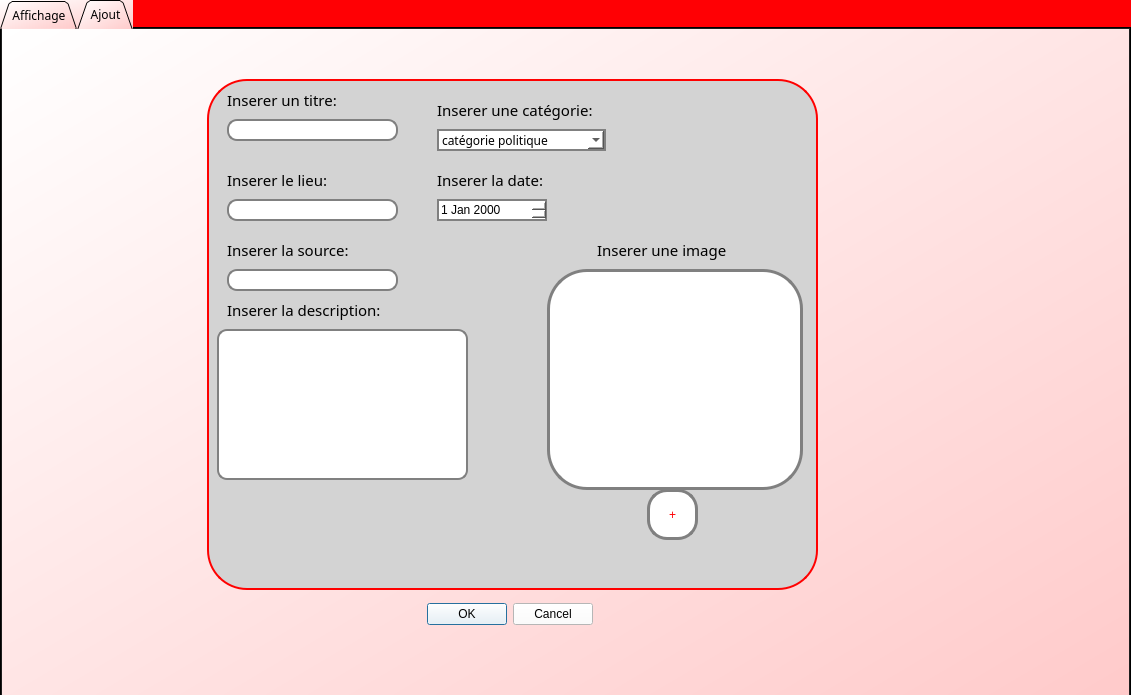
<?xml version="1.0" encoding="UTF-8"?>
<ui version="4.0">
 <class>InterfaceNews</class>
 <widget class="QDialog" name="InterfaceNews">
  <property name="geometry">
   <rect>
    <x>0</x>
    <y>0</y>
    <width>1131</width>
    <height>695</height>
   </rect>
  </property>
  <property name="windowTitle">
   <string>Dialog</string>
  </property>
  <property name="styleSheet">
   <string notr="true">background-color: rgb(255, 0, 4);</string>
  </property>
  <widget class="QTabWidget" name="tabWidget">
   <property name="geometry">
    <rect>
     <x>0</x>
     <y>0</y>
     <width>1131</width>
     <height>701</height>
    </rect>
   </property>
   <property name="font">
    <font>
     <family>Arial Rounded MT Bold</family>
    </font>
   </property>
   <property name="styleSheet">
    <string notr="true">background-color: qlineargradient(spread:pad, x1:0, y1:0, x2:1, y2:1, stop:0 rgba(255, 255, 255, 255), stop:1 rgba(255, 202, 202, 255));
</string>
   </property>
   <property name="tabPosition">
    <enum>QTabWidget::North</enum>
   </property>
   <property name="tabShape">
    <enum>QTabWidget::Triangular</enum>
   </property>
   <property name="currentIndex">
    <number>1</number>
   </property>
   <property name="tabsClosable">
    <bool>false</bool>
   </property>
   <property name="movable">
    <bool>false</bool>
   </property>
   <property name="tabBarAutoHide">
    <bool>false</bool>
   </property>
   <widget class="QWidget" name="tab">
    <attribute name="icon">
     <iconset resource="images.qrc">
      <normaloff>:/ressources/icons8-visible-48.png</normaloff>:/ressources/icons8-visible-48.png</iconset>
    </attribute>
    <attribute name="title">
     <string>Affichage</string>
    </attribute>
    <widget class="QStackedWidget" name="stackedWidget">
     <property name="enabled">
      <bool>true</bool>
     </property>
     <property name="geometry">
      <rect>
       <x>60</x>
       <y>110</y>
       <width>821</width>
       <height>461</height>
      </rect>
     </property>
     <property name="cursor">
      <cursorShape>ArrowCursor</cursorShape>
     </property>
     <property name="mouseTracking">
      <bool>true</bool>
     </property>
     <property name="focusPolicy">
      <enum>Qt::NoFocus</enum>
     </property>
     <property name="styleSheet">
      <string notr="true">border-radius: 20px;
background-color: rgb(211, 211, 211);

border: 1px solid red;
</string>
     </property>
     <property name="frameShape">
      <enum>QFrame::Box</enum>
     </property>
     <property name="currentIndex">
      <number>0</number>
     </property>
     <widget class="QWidget" name="page">
      <widget class="QTextEdit" name="textEdit_2">
       <property name="geometry">
        <rect>
         <x>10</x>
         <y>50</y>
         <width>291</width>
         <height>401</height>
        </rect>
       </property>
       <property name="styleSheet">
        <string notr="true">background-color: rgb(255, 255, 255);
border-radius: 10px;
border: 2px solid gray;</string>
       </property>
      </widget>
      <widget class="QTextBrowser" name="textBrowser_2">
       <property name="geometry">
        <rect>
         <x>310</x>
         <y>40</y>
         <width>151</width>
         <height>31</height>
        </rect>
       </property>
       <property name="styleSheet">
        <string notr="true">background-color: rgb(255, 255, 255);
border-radius: 10px;
border: 2px solid gray;</string>
       </property>
      </widget>
      <widget class="QLabel" name="label_6">
       <property name="geometry">
        <rect>
         <x>310</x>
         <y>15</y>
         <width>161</width>
         <height>21</height>
        </rect>
       </property>
       <property name="font">
        <font>
         <family>Arial Rounded MT Bold</family>
        </font>
       </property>
       <property name="styleSheet">
        <string notr="true">
border:0px solid red;
</string>
       </property>
       <property name="text">
        <string>Saisir le titre a chercher</string>
       </property>
      </widget>
      <widget class="QPushButton" name="pushButton_5">
       <property name="geometry">
        <rect>
         <x>320</x>
         <y>80</y>
         <width>51</width>
         <height>28</height>
        </rect>
       </property>
       <property name="font">
        <font>
         <family>Arial Rounded MT Bold</family>
        </font>
       </property>
       <property name="styleSheet">
        <string notr="true">background-color: rgb(255, 255, 255);
</string>
       </property>
       <property name="text">
        <string>Saisir</string>
       </property>
      </widget>
      <widget class="QGraphicsView" name="graphicsView_2">
       <property name="geometry">
        <rect>
         <x>440</x>
         <y>80</y>
         <width>256</width>
         <height>192</height>
        </rect>
       </property>
       <property name="styleSheet">
        <string notr="true">background-color: rgb(255, 255, 255);
border-radius: 10px;
border: 2px solid gray;</string>
       </property>
      </widget>
      <widget class="QTextEdit" name="textEdit_3">
       <property name="geometry">
        <rect>
         <x>440</x>
         <y>280</y>
         <width>251</width>
         <height>31</height>
        </rect>
       </property>
       <property name="styleSheet">
        <string notr="true">border-radius: 10px;
border: 2px solid gray;
background-color: rgb(255, 255, 255);</string>
       </property>
       <property name="readOnly">
        <bool>true</bool>
       </property>
      </widget>
      <widget class="QTextEdit" name="textEdit_4">
       <property name="geometry">
        <rect>
         <x>440</x>
         <y>320</y>
         <width>251</width>
         <height>31</height>
        </rect>
       </property>
       <property name="styleSheet">
        <string notr="true">background-color: rgb(255, 255, 255);
border-radius: 10px;
border: 2px solid gray;</string>
       </property>
       <property name="readOnly">
        <bool>true</bool>
       </property>
      </widget>
      <widget class="QTextEdit" name="textEdit_5">
       <property name="geometry">
        <rect>
         <x>440</x>
         <y>360</y>
         <width>251</width>
         <height>91</height>
        </rect>
       </property>
       <property name="styleSheet">
        <string notr="true">background-color: rgb(255, 255, 255);
border-radius: 10px;
border: 2px solid gray;</string>
       </property>
       <property name="readOnly">
        <bool>true</bool>
       </property>
      </widget>
      <widget class="QTextEdit" name="textEdit_6">
       <property name="geometry">
        <rect>
         <x>700</x>
         <y>280</y>
         <width>101</width>
         <height>31</height>
        </rect>
       </property>
       <property name="styleSheet">
        <string notr="true">background-color: rgb(255, 255, 255);
border-radius: 10px;
border: 2px solid gray;</string>
       </property>
       <property name="readOnly">
        <bool>true</bool>
       </property>
      </widget>
      <widget class="QTextBrowser" name="textBrowser">
       <property name="geometry">
        <rect>
         <x>600</x>
         <y>30</y>
         <width>221</width>
         <height>31</height>
        </rect>
       </property>
       <property name="font">
        <font>
         <family>Arial Rounded MT Bold</family>
        </font>
       </property>
       <property name="styleSheet">
        <string notr="true">background-color: rgb(255, 255, 255);
border: 2px solid gray;</string>
       </property>
       <property name="html">
        <string>&lt;!DOCTYPE HTML PUBLIC &quot;-//W3C//DTD HTML 4.0//EN&quot; &quot;http://www.w3.org/TR/REC-html40/strict.dtd&quot;&gt;
&lt;html&gt;&lt;head&gt;&lt;meta name=&quot;qrichtext&quot; content=&quot;1&quot; /&gt;&lt;style type=&quot;text/css&quot;&gt;
p, li { white-space: pre-wrap; }
&lt;/style&gt;&lt;/head&gt;&lt;body style=&quot; font-family:'Arial Rounded MT Bold'; font-size:7.8pt; font-weight:400; font-style:normal;&quot;&gt;
&lt;p style=&quot; margin-top:0px; margin-bottom:0px; margin-left:0px; margin-right:0px; -qt-block-indent:0; text-indent:0px;&quot;&gt;&lt;span style=&quot; font-family:'MS Shell Dlg 2'; font-size:10pt; font-weight:600;&quot;&gt;barre de recherche&lt;/span&gt;&lt;/p&gt;
&lt;p style=&quot;-qt-paragraph-type:empty; margin-top:0px; margin-bottom:0px; margin-left:0px; margin-right:0px; -qt-block-indent:0; text-indent:0px; font-family:'MS Shell Dlg 2'; font-size:10pt; font-weight:600;&quot;&gt;&lt;br /&gt;&lt;/p&gt;&lt;/body&gt;&lt;/html&gt;</string>
       </property>
      </widget>
      <widget class="QPushButton" name="pushButton_2">
       <property name="geometry">
        <rect>
         <x>790</x>
         <y>30</y>
         <width>31</width>
         <height>31</height>
        </rect>
       </property>
       <property name="font">
        <font>
         <family>Arial Rounded MT Bold</family>
        </font>
       </property>
       <property name="styleSheet">
        <string notr="true">border-radius: 10px;

border: 2px solid gray;
image: url(:/ressources/icons8-chercher-100.png);
background-color: rgb(0, 255, 255);</string>
       </property>
       <property name="text">
        <string/>
       </property>
      </widget>
      <widget class="QComboBox" name="comboBox">
       <property name="geometry">
        <rect>
         <x>10</x>
         <y>20</y>
         <width>191</width>
         <height>31</height>
        </rect>
       </property>
       <property name="font">
        <font>
         <family>Arial Rounded MT Bold</family>
         <pointsize>11</pointsize>
         <weight>50</weight>
         <italic>false</italic>
         <bold>false</bold>
        </font>
       </property>
       <property name="styleSheet">
        <string notr="true">font: 11pt &quot;Arial Rounded MT Bold&quot;;
background-color: rgb(255, 255, 255);

border: 2px solid gray;</string>
       </property>
       <item>
        <property name="text">
         <string>catégorie politique</string>
        </property>
       </item>
       <item>
        <property name="text">
         <string>catégorie sport</string>
        </property>
       </item>
       <item>
        <property name="text">
         <string>catégorie metéo</string>
        </property>
       </item>
       <item>
        <property name="text">
         <string>catégorie espace</string>
        </property>
       </item>
       <item>
        <property name="text">
         <string>catégorie filmatographie</string>
        </property>
       </item>
       <item>
        <property name="text">
         <string>catégorie technologique</string>
        </property>
       </item>
       <item>
        <property name="text">
         <string>catégorie santé</string>
        </property>
       </item>
       <item>
        <property name="text">
         <string>catégorie divers</string>
        </property>
       </item>
      </widget>
     </widget>
     <widget class="QWidget" name="page_2">
      <widget class="QFrame" name="frame_4">
       <property name="geometry">
        <rect>
         <x>210</x>
         <y>30</y>
         <width>401</width>
         <height>341</height>
        </rect>
       </property>
       <property name="styleSheet">
        <string notr="true">background-color: rgb(255, 255, 255);
font: 30pt &quot;Impact&quot;;
color: rgb(255, 0, 4);


border: 3px solid gray;
border-radius: 40px;
background: white;</string>
       </property>
       <property name="frameShape">
        <enum>QFrame::StyledPanel</enum>
       </property>
       <property name="frameShadow">
        <enum>QFrame::Raised</enum>
       </property>
      </widget>
      <widget class="QFrame" name="frame_5">
       <property name="geometry">
        <rect>
         <x>360</x>
         <y>379</y>
         <width>111</width>
         <height>71</height>
        </rect>
       </property>
       <property name="styleSheet">
        <string notr="true">image: url(:/ressources/icons8-statistiques-100.png);

border:0px solid red;
</string>
       </property>
       <property name="frameShape">
        <enum>QFrame::StyledPanel</enum>
       </property>
       <property name="frameShadow">
        <enum>QFrame::Raised</enum>
       </property>
      </widget>
      <widget class="QLabel" name="label_7">
       <property name="geometry">
        <rect>
         <x>30</x>
         <y>20</y>
         <width>161</width>
         <height>21</height>
        </rect>
       </property>
       <property name="font">
        <font>
         <family>Arial Rounded MT Bold</family>
         <pointsize>11</pointsize>
         <weight>50</weight>
         <italic>false</italic>
         <bold>false</bold>
        </font>
       </property>
       <property name="styleSheet">
        <string notr="true">font: 11pt &quot;Arial Rounded MT Bold&quot;;
border:0px solid red;
</string>
       </property>
       <property name="text">
        <string>Graphe</string>
       </property>
      </widget>
     </widget>
     <widget class="QWidget" name="page_3">
      <widget class="QTextEdit" name="textEdit_7">
       <property name="geometry">
        <rect>
         <x>50</x>
         <y>20</y>
         <width>741</width>
         <height>231</height>
        </rect>
       </property>
       <property name="styleSheet">
        <string notr="true">background-color: rgb(255, 255, 255);
border-radius: 10px;
border: 2px solid gray;</string>
       </property>
      </widget>
      <widget class="QLabel" name="label_8">
       <property name="geometry">
        <rect>
         <x>210</x>
         <y>270</y>
         <width>481</width>
         <height>21</height>
        </rect>
       </property>
       <property name="font">
        <font>
         <family>Arial Rounded MT Bold</family>
         <pointsize>13</pointsize>
         <weight>50</weight>
         <italic>false</italic>
         <bold>false</bold>
        </font>
       </property>
       <property name="styleSheet">
        <string notr="true">font: 13pt &quot;Arial Rounded MT Bold&quot;;
border:0px solid red;
</string>
       </property>
       <property name="text">
        <string>Historique de creation et modification</string>
       </property>
      </widget>
     </widget>
    </widget>
    <widget class="QFrame" name="frame_2">
     <property name="geometry">
      <rect>
       <x>880</x>
       <y>110</y>
       <width>161</width>
       <height>171</height>
      </rect>
     </property>
     <property name="styleSheet">
      <string notr="true">background-color: rgb(211, 211, 211);</string>
     </property>
     <property name="frameShape">
      <enum>QFrame::StyledPanel</enum>
     </property>
     <property name="frameShadow">
      <enum>QFrame::Sunken</enum>
     </property>
     <widget class="QPushButton" name="pushButton_3">
      <property name="geometry">
       <rect>
        <x>10</x>
        <y>20</y>
        <width>131</width>
        <height>51</height>
       </rect>
      </property>
      <property name="font">
       <font>
        <family>Arial Rounded MT Bold</family>
       </font>
      </property>
      <property name="text">
       <string>Modifier</string>
      </property>
      <property name="icon">
       <iconset resource="images.qrc">
        <normaloff>:/ressources/icons8-modifier-100.png</normaloff>:/ressources/icons8-modifier-100.png</iconset>
      </property>
     </widget>
     <widget class="QPushButton" name="pushButton_4">
      <property name="geometry">
       <rect>
        <x>10</x>
        <y>107</y>
        <width>131</width>
        <height>51</height>
       </rect>
      </property>
      <property name="font">
       <font>
        <family>Arial Rounded MT Bold</family>
       </font>
      </property>
      <property name="text">
       <string>Supprimer</string>
      </property>
      <property name="icon">
       <iconset resource="images.qrc">
        <normaloff>:/ressources/icons8-supprimer-pour-toujours-100.png</normaloff>:/ressources/icons8-supprimer-pour-toujours-100.png</iconset>
      </property>
     </widget>
    </widget>
    <widget class="QFrame" name="frame_3">
     <property name="geometry">
      <rect>
       <x>930</x>
       <y>390</y>
       <width>121</width>
       <height>121</height>
      </rect>
     </property>
     <property name="styleSheet">
      <string notr="true">image: url(:/LOGOS/large (3).png);
border-radius: 55px;
border: 2px solid gray;</string>
     </property>
     <property name="frameShape">
      <enum>QFrame::StyledPanel</enum>
     </property>
     <property name="frameShadow">
      <enum>QFrame::Raised</enum>
     </property>
    </widget>
   </widget>
   <widget class="QWidget" name="tab_2">
    <attribute name="icon">
     <iconset resource="images.qrc">
      <normaloff>:/ressources/icons8-plus-2-mathématique-48.png</normaloff>:/ressources/icons8-plus-2-mathématique-48.png</iconset>
    </attribute>
    <attribute name="title">
     <string>Ajout</string>
    </attribute>
    <widget class="QFrame" name="frame">
     <property name="geometry">
      <rect>
       <x>205</x>
       <y>50</y>
       <width>611</width>
       <height>511</height>
      </rect>
     </property>
     <property name="focusPolicy">
      <enum>Qt::NoFocus</enum>
     </property>
     <property name="styleSheet">
      <string notr="true">border-radius: 40px;
background-color: rgb(211, 211, 211);

border: 2px solid red;
</string>
     </property>
     <property name="frameShape">
      <enum>QFrame::StyledPanel</enum>
     </property>
     <property name="frameShadow">
      <enum>QFrame::Plain</enum>
     </property>
     <property name="lineWidth">
      <number>8</number>
     </property>
     <property name="midLineWidth">
      <number>6</number>
     </property>
     <widget class="QLabel" name="label">
      <property name="geometry">
       <rect>
        <x>20</x>
        <y>10</y>
        <width>141</width>
        <height>21</height>
       </rect>
      </property>
      <property name="font">
       <font>
        <family>Arial Rounded MT Bold</family>
        <pointsize>11</pointsize>
       </font>
      </property>
      <property name="styleSheet">
       <string notr="true">

border: 0px solid gray;</string>
      </property>
      <property name="text">
       <string>Inserer un titre:</string>
      </property>
      <property name="scaledContents">
       <bool>false</bool>
      </property>
     </widget>
     <widget class="QLineEdit" name="lineEdit">
      <property name="geometry">
       <rect>
        <x>20</x>
        <y>40</y>
        <width>171</width>
        <height>22</height>
       </rect>
      </property>
      <property name="autoFillBackground">
       <bool>false</bool>
      </property>
      <property name="styleSheet">
       <string notr="true">background-color: rgb(255, 255, 255);
border-radius: 10px;
border: 2px solid gray;</string>
      </property>
      <property name="text">
       <string/>
      </property>
     </widget>
     <widget class="QLabel" name="label_2">
      <property name="geometry">
       <rect>
        <x>230</x>
        <y>90</y>
        <width>131</width>
        <height>21</height>
       </rect>
      </property>
      <property name="font">
       <font>
        <family>Arial Rounded MT Bold</family>
        <pointsize>11</pointsize>
       </font>
      </property>
      <property name="styleSheet">
       <string notr="true">

border: 0px solid gray;</string>
      </property>
      <property name="text">
       <string>Inserer la date:</string>
      </property>
      <property name="scaledContents">
       <bool>false</bool>
      </property>
     </widget>
     <widget class="QDateEdit" name="dateEdit">
      <property name="geometry">
       <rect>
        <x>230</x>
        <y>120</y>
        <width>110</width>
        <height>22</height>
       </rect>
      </property>
      <property name="styleSheet">
       <string notr="true">background-color: rgb(255, 255, 255);

border: 2px solid gray;</string>
      </property>
     </widget>
     <widget class="QLabel" name="label_3">
      <property name="geometry">
       <rect>
        <x>20</x>
        <y>90</y>
        <width>131</width>
        <height>21</height>
       </rect>
      </property>
      <property name="font">
       <font>
        <family>Arial Rounded MT Bold</family>
        <pointsize>11</pointsize>
       </font>
      </property>
      <property name="styleSheet">
       <string notr="true">

border: 0px solid gray;</string>
      </property>
      <property name="text">
       <string>Inserer le lieu:</string>
      </property>
      <property name="scaledContents">
       <bool>false</bool>
      </property>
     </widget>
     <widget class="QLineEdit" name="lineEdit_2">
      <property name="geometry">
       <rect>
        <x>20</x>
        <y>120</y>
        <width>171</width>
        <height>22</height>
       </rect>
      </property>
      <property name="styleSheet">
       <string notr="true">background-color: rgb(255, 255, 255);
border-radius: 10px;
border: 2px solid gray;</string>
      </property>
     </widget>
     <widget class="QLabel" name="label_4">
      <property name="geometry">
       <rect>
        <x>20</x>
        <y>160</y>
        <width>161</width>
        <height>21</height>
       </rect>
      </property>
      <property name="font">
       <font>
        <family>Arial Rounded MT Bold</family>
        <pointsize>11</pointsize>
       </font>
      </property>
      <property name="styleSheet">
       <string notr="true">

border: 0px solid gray;</string>
      </property>
      <property name="text">
       <string>Inserer la source:</string>
      </property>
      <property name="scaledContents">
       <bool>false</bool>
      </property>
     </widget>
     <widget class="QLineEdit" name="lineEdit_3">
      <property name="geometry">
       <rect>
        <x>20</x>
        <y>190</y>
        <width>171</width>
        <height>22</height>
       </rect>
      </property>
      <property name="styleSheet">
       <string notr="true">background-color: rgb(255, 255, 255);
border-radius: 10px;
border: 2px solid gray;</string>
      </property>
     </widget>
     <widget class="QLabel" name="label_5">
      <property name="geometry">
       <rect>
        <x>20</x>
        <y>220</y>
        <width>201</width>
        <height>21</height>
       </rect>
      </property>
      <property name="font">
       <font>
        <family>Arial Rounded MT Bold</family>
        <pointsize>11</pointsize>
       </font>
      </property>
      <property name="styleSheet">
       <string notr="true">

border: 0px solid gray;</string>
      </property>
      <property name="text">
       <string>Inserer la description:</string>
      </property>
      <property name="scaledContents">
       <bool>false</bool>
      </property>
     </widget>
     <widget class="QTextEdit" name="textEdit">
      <property name="geometry">
       <rect>
        <x>10</x>
        <y>250</y>
        <width>251</width>
        <height>151</height>
       </rect>
      </property>
      <property name="styleSheet">
       <string notr="true">background-color: rgb(255, 255, 255);
border-radius: 10px;
border: 2px solid gray;</string>
      </property>
     </widget>
     <widget class="QLabel" name="label_11">
      <property name="geometry">
       <rect>
        <x>230</x>
        <y>20</y>
        <width>201</width>
        <height>21</height>
       </rect>
      </property>
      <property name="font">
       <font>
        <family>Arial Rounded MT Bold</family>
        <pointsize>11</pointsize>
       </font>
      </property>
      <property name="styleSheet">
       <string notr="true">

border: 0px solid gray;</string>
      </property>
      <property name="frameShape">
       <enum>QFrame::NoFrame</enum>
      </property>
      <property name="text">
       <string>Inserer une catégorie:</string>
      </property>
     </widget>
     <widget class="QComboBox" name="comboBox_3">
      <property name="geometry">
       <rect>
        <x>230</x>
        <y>50</y>
        <width>169</width>
        <height>22</height>
       </rect>
      </property>
      <property name="font">
       <font>
        <family>Arial Rounded MT Bold</family>
       </font>
      </property>
      <property name="styleSheet">
       <string notr="true">
border: 2px solid gray;
background-color: rgb(255, 255, 255);</string>
      </property>
      <property name="editable">
       <bool>false</bool>
      </property>
      <item>
       <property name="text">
        <string>catégorie politique</string>
       </property>
      </item>
      <item>
       <property name="text">
        <string>catégorie sport</string>
       </property>
      </item>
      <item>
       <property name="text">
        <string>catégorie metéo</string>
       </property>
      </item>
      <item>
       <property name="text">
        <string>catégorie espace</string>
       </property>
      </item>
      <item>
       <property name="text">
        <string>catégorie filmatographie</string>
       </property>
      </item>
      <item>
       <property name="text">
        <string>catégorie technologique</string>
       </property>
      </item>
      <item>
       <property name="text">
        <string>catégorie santé</string>
       </property>
      </item>
      <item>
       <property name="text">
        <string>catégorie divers</string>
       </property>
      </item>
     </widget>
     <widget class="QGraphicsView" name="graphicsView">
      <property name="geometry">
       <rect>
        <x>340</x>
        <y>190</y>
        <width>256</width>
        <height>221</height>
       </rect>
      </property>
      <property name="autoFillBackground">
       <bool>false</bool>
      </property>
      <property name="styleSheet">
       <string notr="true">background-color: rgb(255, 255, 255);

border: 3px solid gray;
border-radius: 40px;
background: white;
</string>
      </property>
      <property name="frameShape">
       <enum>QFrame::StyledPanel</enum>
      </property>
      <property name="frameShadow">
       <enum>QFrame::Sunken</enum>
      </property>
      <property name="lineWidth">
       <number>3</number>
      </property>
      <property name="midLineWidth">
       <number>2</number>
      </property>
     </widget>
     <widget class="QPushButton" name="pushButton">
      <property name="geometry">
       <rect>
        <x>440</x>
        <y>410</y>
        <width>51</width>
        <height>51</height>
       </rect>
      </property>
      <property name="styleSheet">
       <string notr="true">background-color: rgb(255, 255, 255);
font: 30pt &quot;Impact&quot;;
color: rgb(255, 0, 4);


border: 3px solid gray;
border-radius: 20px;
background: white;
</string>
      </property>
      <property name="text">
       <string>+</string>
      </property>
      <property name="checkable">
       <bool>false</bool>
      </property>
      <property name="autoRepeat">
       <bool>false</bool>
      </property>
     </widget>
     <widget class="QLabel" name="label_12">
      <property name="geometry">
       <rect>
        <x>390</x>
        <y>160</y>
        <width>171</width>
        <height>21</height>
       </rect>
      </property>
      <property name="font">
       <font>
        <family>Arial Rounded MT Bold</family>
        <pointsize>11</pointsize>
        <weight>50</weight>
        <italic>false</italic>
        <bold>false</bold>
       </font>
      </property>
      <property name="styleSheet">
       <string notr="true">background-color: rgb(211, 211, 211);


border: 0px solid gray;</string>
      </property>
      <property name="frameShape">
       <enum>QFrame::Panel</enum>
      </property>
      <property name="text">
       <string>Inserer une image</string>
      </property>
     </widget>
    </widget>
    <widget class="QDialogButtonBox" name="buttonBox">
     <property name="geometry">
      <rect>
       <x>390</x>
       <y>560</y>
       <width>201</width>
       <height>51</height>
      </rect>
     </property>
     <property name="acceptDrops">
      <bool>false</bool>
     </property>
     <property name="layoutDirection">
      <enum>Qt::LeftToRight</enum>
     </property>
     <property name="autoFillBackground">
      <bool>false</bool>
     </property>
     <property name="styleSheet">
      <string notr="true">font: 11pt &quot;Arial Rounded MT Bold&quot;;

background-color: rgb(255, 255, 255);</string>
     </property>
     <property name="orientation">
      <enum>Qt::Horizontal</enum>
     </property>
     <property name="standardButtons">
      <set>QDialogButtonBox::Cancel|QDialogButtonBox::Ok</set>
     </property>
    </widget>
   </widget>
  </widget>
 </widget>
 <resources>
  <include location="images.qrc"/>
 </resources>
 <connections/>
</ui>
